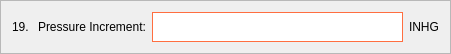
           <widget class="QFrame" name="frame_7">
            <property name="geometry">
             <rect>
              <x>70</x>
              <y>220</y>
              <width>451</width>
              <height>51</height>
             </rect>
            </property>
            <property name="frameShape">
             <enum>QFrame::StyledPanel</enum>
            </property>
            <property name="frameShadow">
             <enum>QFrame::Raised</enum>
            </property>
            <layout class="QHBoxLayout" name="horizontalLayout_7">
             <item>
              <widget class="QLabel" name="label_10">
               <property name="styleSheet">
                <string notr="true">color: black;
font: 12pt &quot;Segoe UI&quot;;</string>
               </property>
               <property name="text">
                <string>19. </string>
               </property>
              </widget>
             </item>
             <item>
              <widget class="QLabel" name="label_11">
               <property name="styleSheet">
                <string notr="true">color: black;
font: 12pt &quot;Segoe UI&quot;;</string>
               </property>
               <property name="text">
                <string>Pressure Increment:</string>
               </property>
              </widget>
             </item>
             <item>
              <widget class="QLineEdit" name="nombre_line_edit_4">
               <property name="minimumSize">
                <size>
                 <width>0</width>
                 <height>30</height>
                </size>
               </property>
               <property name="styleSheet">
                <string notr="true">background-color: white;
border: 1px solid #ff6e40;</string>
               </property>
              </widget>
             </item>
             <item>
              <widget class="QLabel" name="label_12">
               <property name="styleSheet">
                <string notr="true">color: black;
font: 12pt &quot;Segoe UI&quot;;</string>
               </property>
               <property name="text">
                <string>INHG</string>
               </property>
              </widget>
             </item>
            </layout>
           </widget>
